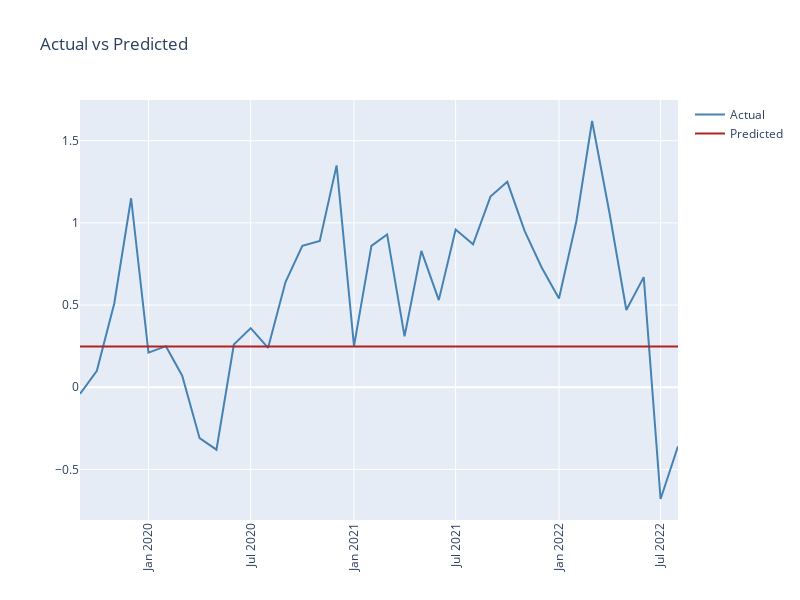

Notebook code cell kept with this figure:
### Code cell
# Performance as measured by the Root Mean Squared Error
trainScore = mean_squared_error(yTrain, yTrainHat[:,0])
print('Train Score: %.2f MSE' % (trainScore))
testScore = mean_squared_error(yTest, yTestHat[:,0])
print('Test Score: %.2f MSE' % (testScore))

model_error = yTest - yTestHat[:,0]
print('Mean Model Error: ', model_error.mean())

trace1 = go.Scatter(
                    x=df_lags[df_lags.index>'2019-08-01'].index,
                    y=df_lags[df_lags.index>'2019-08-01']['IPCA'].values,
                    name='Actual',
                    marker=dict(
                                color='SteelBlue'
                                )
                    )

trace2 = go.Scatter(
                    x=df_lags[df_lags.index>'2019-08-01'].index,
                    y=yTestHat.reshape(yTestHat.shape[0]),
                    name='Predicted',
                    marker=dict(
                                color='Firebrick'
                                )
                    )

fig = make_subplots(specs=[[{"secondary_y": False}]])
fig.add_trace(trace1)
fig.add_trace(trace2,secondary_y=False)
fig['layout'].update(
                    height=600,
                    width=800,
                    title='Actual vs Predicted',
                    xaxis=dict(
                              tickangle=-90
                              ),
                    showlegend=True,
                    )
iplot(fig)

### Figure 1 — Plotly figure (JSON) as saved in the notebook; plotly's stock layout.template omitted (floating-point values rounded to 4 significant figures)
{"data": [{"marker": {"color": "SteelBlue"}, "name": "Actual", "type": "scatter", "x": ["2019-09-01T00:00:00", "2019-10-01T00:00:00", "2019-11-01T00:00:00", "2019-12-01T00:00:00", "2020-01-01T00:00:00", "2020-02-01T00:00:00", "2020-03-01T00:00:00", "2020-04-01T00:00:00", "2020-05-01T00:00:00", "2020-06-01T00:00:00", "2020-07-01T00:00:00", "2020-08-01T00:00:00", "2020-09-01T00:00:00", "2020-10-01T00:00:00", "2020-11-01T00:00:00", "2020-12-01T00:00:00", "2021-01-01T00:00:00", "2021-02-01T00:00:00", "2021-03-01T00:00:00", "2021-04-01T00:00:00", "2021-05-01T00:00:00", "2021-06-01T00:00:00", "2021-07-01T00:00:00", "2021-08-01T00:00:00", "2021-09-01T00:00:00", "2021-10-01T00:00:00", "2021-11-01T00:00:00", "2021-12-01T00:00:00", "2022-01-01T00:00:00", "2022-02-01T00:00:00", "2022-03-01T00:00:00", "2022-04-01T00:00:00", "2022-05-01T00:00:00", "2022-06-01T00:00:00", "2022-07-01T00:00:00", "2022-08-01T00:00:00"], "y": [-0.04, 0.1, 0.51, 1.15, 0.21, 0.25, 0.07, -0.31, -0.38, 0.26, 0.36, 0.24, 0.64, 0.86, 0.89, 1.35, 0.25, 0.86, 0.93, 0.31, 0.83, 0.53, 0.96, 0.87, 1.16, 1.25, 0.95, 0.73, 0.54, 1.01, 1.62, 1.06, 0.47, 0.67, -0.68, -0.36]}, {"marker": {"color": "Firebrick"}, "name": "Predicted", "type": "scatter", "x": ["2019-09-01T00:00:00", "2019-10-01T00:00:00", "2019-11-01T00:00:00", "2019-12-01T00:00:00", "2020-01-01T00:00:00", "2020-02-01T00:00:00", "2020-03-01T00:00:00", "2020-04-01T00:00:00", "2020-05-01T00:00:00", "2020-06-01T00:00:00", "2020-07-01T00:00:00", "2020-08-01T00:00:00", "2020-09-01T00:00:00", "2020-10-01T00:00:00", "2020-11-01T00:00:00", "2020-12-01T00:00:00", "2021-01-01T00:00:00", "2021-02-01T00:00:00", "2021-03-01T00:00:00", "2021-04-01T00:00:00", "2021-05-01T00:00:00", "2021-06-01T00:00:00", "2021-07-01T00:00:00", "2021-08-01T00:00:00", "2021-09-01T00:00:00", "2021-10-01T00:00:00", "2021-11-01T00:00:00", "2021-12-01T00:00:00", "2022-01-01T00:00:00", "2022-02-01T00:00:00", "2022-03-01T00:00:00", "2022-04-01T00:00:00", "2022-05-01T00:00:00", "2022-06-01T00:00:00", "2022-07-01T00:00:00", "2022-08-01T00:00:00"], "xaxis": "x", "y": [0.2477, 0.2477, 0.2477, 0.2477, 0.2477, 0.2477, 0.2477, 0.2477, 0.2477, 0.2477, 0.2477, 0.2477, 0.2477, 0.2477, 0.2477, 0.2477, 0.2477, 0.2477, 0.2477, 0.2477, 0.2477, 0.2477, 0.2477, 0.2477, 0.2477, 0.2477, 0.2477, 0.2477, 0.2477, 0.2477, 0.2477, 0.2477, 0.2477, 0.2477, 0.2477, 0.2477], "yaxis": "y"}], "layout": {"height": 600, "showlegend": true, "title": {"text": "Actual vs Predicted"}, "width": 800, "xaxis": {"anchor": "y", "domain": [0, 1], "tickangle": -90}, "yaxis": {"anchor": "x", "domain": [0, 1]}}}
